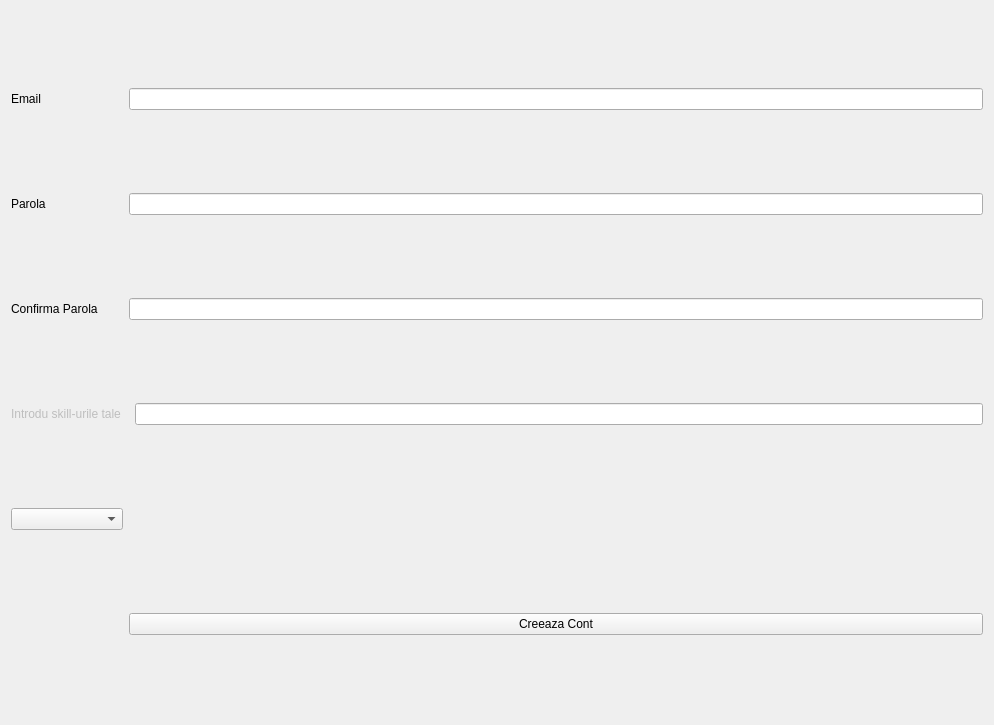
<?xml version="1.0" encoding="UTF-8"?>
<ui version="4.0">
 <class>SignUpWindow</class>
 <widget class="QWidget" name="SignUpWindow">
  <property name="geometry">
   <rect>
    <x>0</x>
    <y>0</y>
    <width>994</width>
    <height>725</height>
   </rect>
  </property>
  <property name="windowTitle">
   <string>Form</string>
  </property>
  <layout class="QGridLayout" name="gridLayout">
   <item row="0" column="0">
    <widget class="QLabel" name="label">
     <property name="text">
      <string>Email</string>
     </property>
    </widget>
   </item>
   <item row="0" column="1" colspan="2">
    <widget class="QLineEdit" name="editEmail"/>
   </item>
   <item row="1" column="0">
    <widget class="QLabel" name="label_2">
     <property name="text">
      <string>Parola</string>
     </property>
    </widget>
   </item>
   <item row="1" column="1" colspan="2">
    <widget class="QLineEdit" name="editParola"/>
   </item>
   <item row="2" column="0">
    <widget class="QLabel" name="label_3">
     <property name="text">
      <string>Confirma Parola</string>
     </property>
    </widget>
   </item>
   <item row="2" column="1" colspan="2">
    <widget class="QLineEdit" name="editConfirmare"/>
   </item>
   <item row="3" column="0" colspan="2">
    <widget class="QLabel" name="labelSkilluri">
     <property name="enabled">
      <bool>false</bool>
     </property>
     <property name="text">
      <string>Introdu skill-urile tale</string>
     </property>
    </widget>
   </item>
   <item row="3" column="2">
    <widget class="QLineEdit" name="editSkilluriSignUp">
     <property name="enabled">
      <bool>true</bool>
     </property>
    </widget>
   </item>
   <item row="4" column="0">
    <widget class="QComboBox" name="comboRol">
     <item>
      <property name="text">
       <string/>
      </property>
     </item>
     <item>
      <property name="text">
       <string>CLIENT</string>
      </property>
     </item>
     <item>
      <property name="text">
       <string>FREELANCER</string>
      </property>
     </item>
    </widget>
   </item>
   <item row="5" column="1" colspan="2">
    <widget class="QPushButton" name="SignUp">
     <property name="text">
      <string>Creeaza Cont</string>
     </property>
    </widget>
   </item>
  </layout>
 </widget>
 <resources/>
 <connections/>
</ui>
